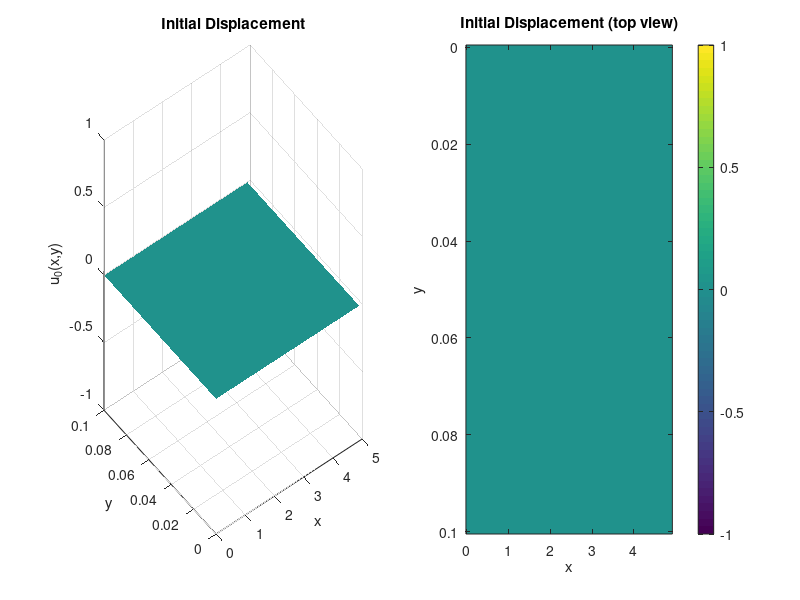

MATLAB code to generate this figure: (Note: this script raises an error after producing the figure.)
% QUICK_TEST_RUN_SWR_2D - Compare FDTD, SWR Dirichlet, and SWR Robin
clear all; close all; clc;

fprintf('Comparing FDTD, SWR Dirichlet, and SWR Robin...\n');

% Parameters
% N = 2;
% N = 4;
% N = 8;
N = 16;

a = 0.3;
M = 0.1;
Lx = N*a + M;
Ly = 0.1;
T = 5;
c = 1.0;
% dh = 0.01;
dh = 0.05;
dt = 0.7*dh/c;

% viscous
gamma = 1;
nu = 0;
theta1 = 1/c;
theta2 = 0;
k = 50*N;

% % viscoelastic
% gamma = 0;
% nu = 1;
% theta1 = 0;
% theta2 = 1/a;
% % theta1 = 0;
% % theta2 = 8;
% k = 50*N;


fprintf('Number of iterations needed with Dirichlet int.cond.: %d\n', ceil(c*T/M/2*N));


% % Initial conditions
% u0 = @(x,y) sin(3*pi.*x/Lx) .* sin(5*pi.*y/Ly);
% v0 = @(x,y) 0.*x.*y;

u0 = @(x,y) 0.*x.*y;
v0 = @(x,y) exp(-sqrt((x-Lx/3).^2+(y-Ly/3).^2));

% Plot initial conditions
x_ic = linspace(0, Lx, 100);
y_ic = linspace(0, Ly, 100);
[X, Y] = meshgrid(x_ic, y_ic);
U0 = u0(X, Y);

figure()
subplot(1,2,1)
surf(X, Y, U0)
shading interp
xlabel('x')
ylabel('y')
zlabel('u_0(x,y)')
title('Initial Displacement')

subplot(1,2,2)
imagesc(x_ic, y_ic, U0)
xlabel('x')
ylabel('y')
title('Initial Displacement (top view)')
colorbar
sgtitle('Initial Conditions')

%% Compute reference solution with FDTD
fprintf('Computing reference solution with FDTD...\n');
u_ref = run_fdtd_2D(u0, v0, Lx, Ly, T, c, dh, dt, gamma, nu);
u_init = rand(size(u_ref));

%% Run SWR with Dirichlet interfaces
fprintf('Running SWR with Dirichlet interfaces...\n');
tic;
[ud_dirichlet, final_res_dirichlet, res_history_dirichlet] = run_swr_dirichlet_2D(u0, v0, N, a, M, Ly, T, c, dh, dt, gamma, nu, theta1, theta2, k, u_init, u_ref);
time_dirichlet = toc;

fprintf('Dirichlet Results:\n');
fprintf('  Iterations: %d\n', k);
fprintf('  Final residual: %.3e\n', final_res_dirichlet);
fprintf('  Time: %.2f seconds\n', time_dirichlet);

%% Run SWR with Robin interfaces
fprintf('Running SWR with Robin interfaces...\n');
tic;
[ud_robin, final_res_robin, res_history_robin] = run_swr_2D(u0, v0, N, a, M, Ly, T, c, dh, dt, gamma, nu, theta1, theta2, k, u_init, u_ref);
time_robin = toc;

fprintf('Robin Results:\n');
fprintf('  Iterations: %d\n', k);
fprintf('  Final residual: %.3e\n', final_res_robin);
fprintf('  Time: %.2f seconds\n', time_robin);

%% Plot comparison results
% Final time solutions comparison
figure()
subplot(2,3,1)
imagesc(squeeze(u_ref(:,:,end)))
title('FDTD Reference (final time)')
colorbar
axis equal tight

subplot(2,3,2)
imagesc(squeeze(ud_dirichlet(:,:,end)))
title('SWR Dirichlet (final time)')
colorbar
axis equal tight

subplot(2,3,3)
imagesc(squeeze(ud_robin(:,:,end)))
title('SWR Robin (final time)')
colorbar
axis equal tight

% Error maps
subplot(2,3,4)
error_dirichlet = abs(ud_dirichlet - u_ref);
imagesc(squeeze(error_dirichlet(:,:,end)))
title('Dirichlet Error (final time)')
colorbar
axis equal tight

subplot(2,3,5)
error_robin = abs(ud_robin - u_ref);
imagesc(squeeze(error_robin(:,:,end)))
title('Robin Error (final time)')
colorbar
axis equal tight

% Convergence history
subplot(2,3,6)
semilogy(1:length(res_history_dirichlet), res_history_dirichlet, 'o-', 'LineWidth', 2, 'DisplayName', 'Dirichlet')
hold on
semilogy(1:length(res_history_robin), res_history_robin, 's-', 'LineWidth', 2, 'DisplayName', 'Robin')
xlabel('Iteration')
ylabel('Relative Residual')
title('SWR Convergence History')
legend('show', 'Location', 'best')
grid on
sgtitle('Method Comparison: FDTD vs SWR with Different Interface Conditions')

%% Plot time evolution at center line for all methods
figure()
y_center = round(Ly/2/dh);
x_axis = linspace(0, Lx, size(u_ref,1));
t_axis = linspace(0, T, size(u_ref,3));

u_ref_center = squeeze(u_ref(:, y_center, :))';
ud_dirichlet_center = squeeze(ud_dirichlet(:, y_center, :))';
ud_robin_center = squeeze(ud_robin(:, y_center, :))';

% Reference solution
subplot(2,3,1)
surf(x_axis, t_axis, u_ref_center)
shading interp
xlabel('x')
ylabel('t')
zlabel('u')
title('FDTD Reference (center y)')

% Dirichlet solution
subplot(2,3,2)
surf(x_axis, t_axis, ud_dirichlet_center)
shading interp
xlabel('x')
ylabel('t')
zlabel('u')
title('SWR Dirichlet (center y)')

% Robin solution
subplot(2,3,3)
surf(x_axis, t_axis, ud_robin_center)
shading interp
xlabel('x')
ylabel('t')
zlabel('u')
title('SWR Robin (center y)')

% Error - Dirichlet
subplot(2,3,4)
error_dirichlet_center = abs(u_ref_center - ud_dirichlet_center);
surf(x_axis, t_axis, error_dirichlet_center)
shading interp
xlabel('x')
ylabel('t')
zlabel('Error')
title('Dirichlet Error (center y)')

% Error - Robin
subplot(2,3,5)
error_robin_center = abs(u_ref_center - ud_robin_center);
surf(x_axis, t_axis, error_robin_center)
shading interp
xlabel('x')
ylabel('t')
zlabel('Error')
title('Robin Error (center y)')

% Final time slice comparison
subplot(2,3,6)
plot(x_axis, u_ref_center(end,:), 'k-', 'LineWidth', 3, 'DisplayName', 'FDTD Reference')
hold on
plot(x_axis, ud_dirichlet_center(end,:), 'r--', 'LineWidth', 2, 'DisplayName', 'SWR Dirichlet')
plot(x_axis, ud_robin_center(end,:), 'b:', 'LineWidth', 2, 'DisplayName', 'SWR Robin')
xlabel('x')
ylabel('u')
title('Final Time Slice Comparison')
legend('show', 'Location', 'best')
grid on
sgtitle('Time Evolution at Center Line: Method Comparison')

%% Plot detailed convergence comparison
figure()
% subplot(1,2,1)
semilogy(1:length(res_history_dirichlet), res_history_dirichlet, 'o-', 'LineWidth', 2, 'DisplayName', 'Dirichlet')
hold on
semilogy(1:length(res_history_robin), res_history_robin, 's-', 'LineWidth', 2, 'DisplayName', 'Robin')
xlabel('Iteration')
ylabel('Relative Residual')
title('Convergence History')
legend('show')
grid on

% subplot(1,2,2)
% bar([final_res_dirichlet, final_res_robin])
% set(gca, 'XTickLabel', {'Dirichlet', 'Robin'})
% ylabel('Final Relative Residual')
% title('Final Error Comparison')
% grid on
% sgtitle('SWR Convergence Analysis')

%% Display performance summary
fprintf('\n=== PERFORMANCE SUMMARY ===\n');
fprintf('Method            Final Residual    Time (s)    Iterations\n');
fprintf('--------------------------------------------------------\n');
fprintf('SWR Dirichlet     %.3e         %.2f        %d\n', final_res_dirichlet, time_dirichlet, k);
fprintf('SWR Robin         %.3e         %.2f        %d\n', final_res_robin, time_robin, k);

% Calculate accuracy improvement
if final_res_dirichlet > 0 && final_res_robin > 0
    if final_res_dirichlet < final_res_robin
        improvement = final_res_robin / final_res_dirichlet;
        fprintf('Dirichlet is %.2fx more accurate than Robin\n', improvement);
    else
        improvement = final_res_dirichlet / final_res_robin;
        fprintf('Robin is %.2fx more accurate than Dirichlet\n', improvement);
    end
end

%% Plot subdomain boundaries for reference
figure()
x_ticks_arr = zeros(2,N);
aj = @(j) a*(j-1);
bj = @(j) aj(j+1) + M;
for iii = 1:N
    x_ticks_arr(:,iii) = [aj(iii),bj(iii)];
end
x_ticks_arr = reshape(x_ticks_arr,2*N,1);

% Generate labels as 'a1', 'b1', 'a2', 'b2', ...
labels = cell(1, 2*N);
for iii = 1:N
    labels{2*iii-1} = sprintf('a%d', iii);
    labels{2*iii} = sprintf('b%d', iii);
end

% Sort x_ticks_arr and apply the same order to labels
[x_ticks_arr, sortIdx] = sort(x_ticks_arr);
labels = labels(sortIdx);

plot(x_ticks_arr, zeros(size(x_ticks_arr)), 'rx', 'MarkerSize', 10, 'LineWidth', 2)
xlabel('x')
title('Subdomain Interface Locations')
grid on
for i = 1:length(x_ticks_arr)
    text(x_ticks_arr(i), 0.1, labels{i}, 'HorizontalAlignment', 'center')
end
ylim([-0.5, 0.5])
